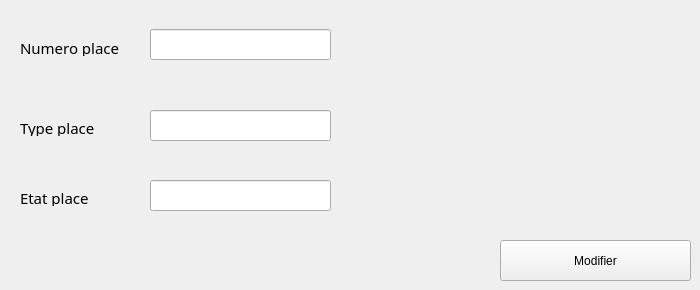
         <widget class="QWidget" name="tab_17">
          <attribute name="title">
           <string>modifier place</string>
          </attribute>
          <widget class="QPushButton" name="modifier_place">
           <property name="geometry">
            <rect>
             <x>500</x>
             <y>240</y>
             <width>191</width>
             <height>41</height>
            </rect>
           </property>
           <property name="text">
            <string>Modifier</string>
           </property>
          </widget>
          <widget class="QLineEdit" name="lineEdit_typeplace_2">
           <property name="geometry">
            <rect>
             <x>150</x>
             <y>110</y>
             <width>181</width>
             <height>31</height>
            </rect>
           </property>
          </widget>
          <widget class="QLabel" name="label_27">
           <property name="geometry">
            <rect>
             <x>20</x>
             <y>190</y>
             <width>111</width>
             <height>16</height>
            </rect>
           </property>
           <property name="font">
            <font>
             <family>Eras Bold ITC</family>
             <pointsize>11</pointsize>
            </font>
           </property>
           <property name="text">
            <string>Etat place</string>
           </property>
          </widget>
          <widget class="QLabel" name="label_28">
           <property name="geometry">
            <rect>
             <x>20</x>
             <y>40</y>
             <width>111</width>
             <height>16</height>
            </rect>
           </property>
           <property name="font">
            <font>
             <family>Eras Bold ITC</family>
             <pointsize>11</pointsize>
            </font>
           </property>
           <property name="text">
            <string>Numero place</string>
           </property>
          </widget>
          <widget class="QLineEdit" name="lineEdit_etatplace_2">
           <property name="geometry">
            <rect>
             <x>150</x>
             <y>180</y>
             <width>181</width>
             <height>31</height>
            </rect>
           </property>
          </widget>
          <widget class="QLineEdit" name="lineEdit_num_2">
           <property name="geometry">
            <rect>
             <x>150</x>
             <y>29</y>
             <width>181</width>
             <height>31</height>
            </rect>
           </property>
          </widget>
          <widget class="QLabel" name="label_29">
           <property name="geometry">
            <rect>
             <x>20</x>
             <y>120</y>
             <width>111</width>
             <height>16</height>
            </rect>
           </property>
           <property name="font">
            <font>
             <family>Eras Bold ITC</family>
             <pointsize>11</pointsize>
            </font>
           </property>
           <property name="text">
            <string>Type place</string>
           </property>
          </widget>
         </widget>
